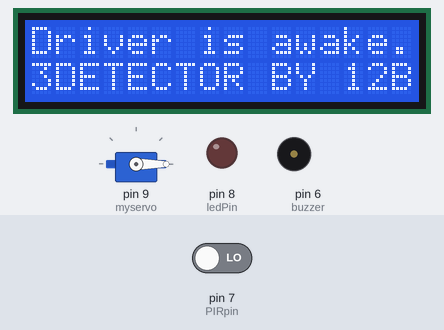
The sketch below on a simulated Arduino Uno, built with avr-gcc and run on an emulated ATmega328P. On the bench: 16×2 character LCD, servo, output pins drawn as LEDs (lit = HIGH), buzzer (waves = sounding, pin HIGH). Wiring (from diagram.json): servo: SPI. Inputs (shaded band) come from the test bench; at power-on: pin 7 (PIRpin) LOW. Servo pulses on a pin are drawn as a servo (544–2400 µs = 0–180°); what the sketch prints to the serial monitor is not drawn.

Above: at 3.2 s.
3.3 s: pin 7 (PIRpin) driven HIGH
At 4.7 s:
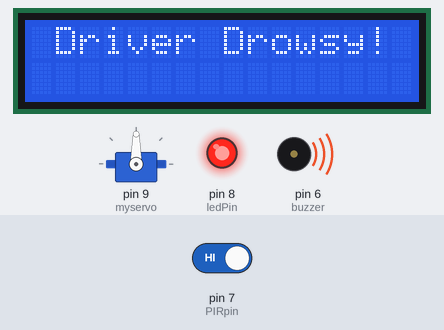
At 6.1 s:
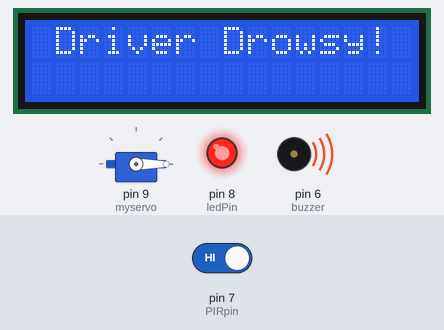
6.3 s: pin 7 (PIRpin) driven LOW
At 7.5 s:
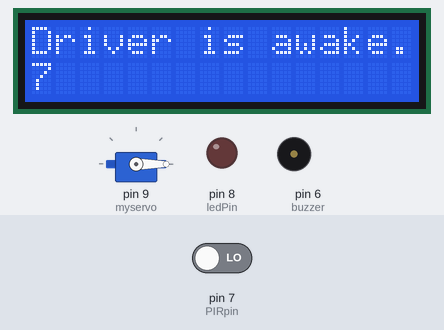
Timing chart, 0 to 9.3 s (numbered marks = the images above; inputs shaded):
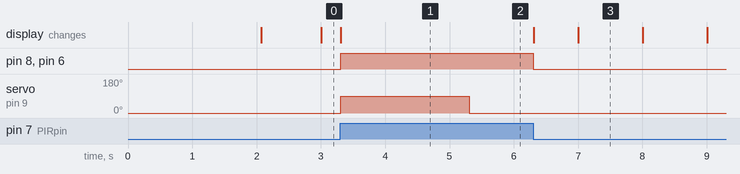

The sketch:

sketch.ino
```cpp
/*
  The circuit:
 * LCD RS pin to digital pin 12
 * LCD Enable pin to digital pin 11
 * LCD D4 pin to digital pin 5
 * LCD D5 pin to digital pin 4
 * LCD D6 pin to digital pin 3
 * LCD D7 pin to digital pin 2
 * LCD R/W pin to ground
 * LCD VSS pin to ground
 * LCD VCC pin to 5V
 * 10K resistor:
 * ends to +5V and ground
 * wiper to LCD VO pin (pin 3)
 */

// include the library code:
#include <LiquidCrystal.h>
#include <Servo.h>

Servo myservo;

// initialize the library with the numbers of the interface pins
LiquidCrystal lcd(12, 11, 5, 4, 3, 2);

const int PIRpin=7;
const int buzzer=6;
const int ledPin=8;
int PIRval=0;

void setup() {
  pinMode(PIRpin, INPUT);
  pinMode(buzzer, OUTPUT);
  pinMode(ledPin, OUTPUT);

  // set up the LCD's number of columns and rows:
  lcd.begin(16, 2);
  lcd.setCursor(0, 0);
  // Print a message to the LCD.
  lcd.print("DRIVER DROWSINESS");
  lcd.setCursor(1, 1);
  lcd.print("DETECTOR BY 12B");
  delay(2000);

  Serial.begin(9600);
  myservo.attach(9);
  myservo.write(0);
}

void loop() {
  // set the cursor to column 0, line 1
  // (note: line 1 is the second row, since counting begins with 0):
  lcd.setCursor(0, 1);
  // print the number of seconds since reset:
  lcd.print(millis() / 1000);

  PIRval=digitalRead(7);
  Serial.println(PIRval);

  if(PIRval==1)
  {
    lcd.clear();
    lcd.setCursor(1, 0);
    lcd.print("Driver Drowsy!");
    lcd.setCursor(0, 1);
  	digitalWrite(buzzer,HIGH);
    digitalWrite(ledPin,HIGH);
    myservo.write(90);
    delay(2000);
    myservo.write(0);
    delay(1000);
  }

  else{
    digitalWrite(ledPin, LOW);
    digitalWrite(buzzer, LOW);
    lcd.setCursor(0, 0);
    lcd.print("Driver is awake.");
  }
}
 
```

Measured:
- after the input at 3.3 s, pin 8 (ledPin), pin 6 (buzzer): LOW → HIGH at once; servo on pin 9 (myservo): 0° → 90° at once, → 0° 2.0 s later; the display: changes at once (image 1)
- after the input at 6.3 s, pin 8 (ledPin), pin 6 (buzzer): HIGH → LOW at once; servo on pin 9 (myservo): stops changing and stays 0°; the display: first changes at once (image 3 shows a later state)
- what the display in image 3 shows lasts 1.0 s, from 7.0 s to 8.0 s
